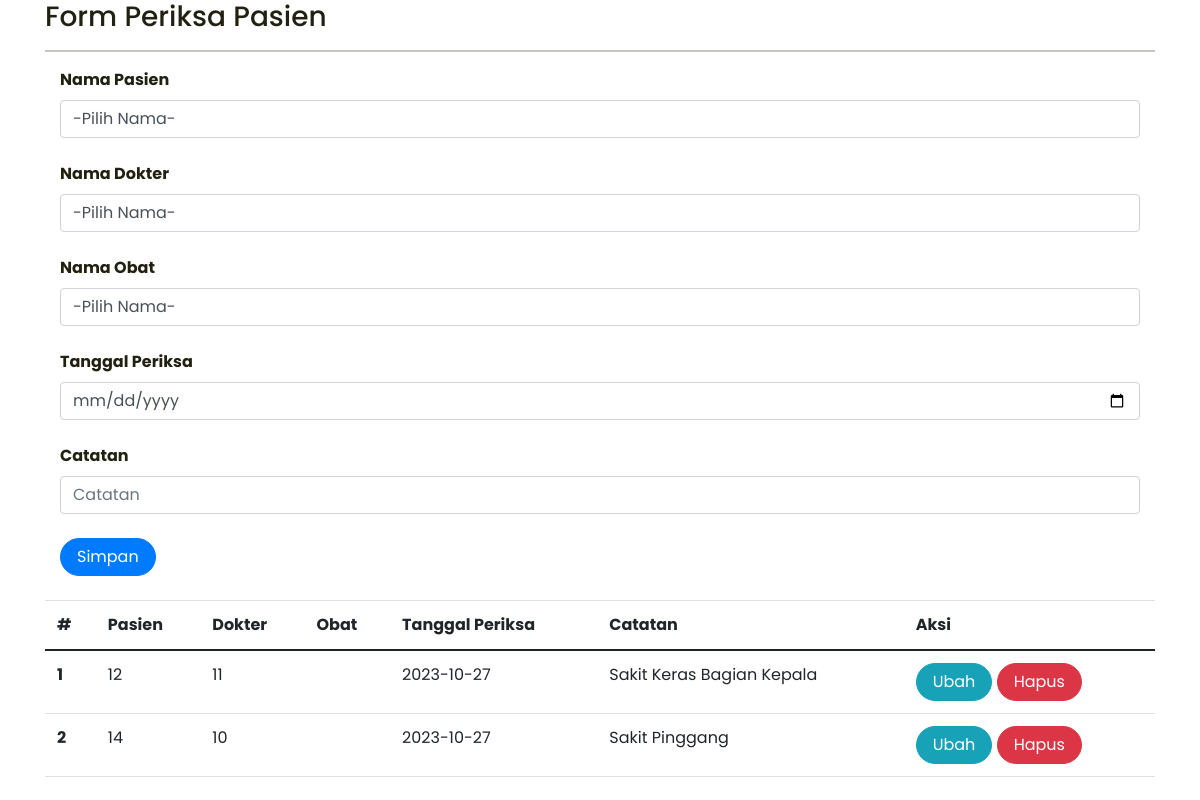
Screenshot of /dashboard/periksa.php with the database file from the repository.
### tables this page shows
CREATE TABLE `periksa` (
  `id` int(11) NOT NULL,
  `id_pasien` int(11) NOT NULL,
  `id_dokter` int(11) NOT NULL,
  `tgl_periksa` date NOT NULL,
  `catatan` text NOT NULL
);

### dashboard/periksa.php (the view, shortened to what this page needs)
<!DOCTYPE html>
<html lang="en">
<head>
    <link rel="stylesheet" href="assets/css/bootstrap.css">
    <link rel='stylesheet' href='styleku.css'>
    <link href="https://cdn.jsdelivr.net/npm/bootstrap@5.0.2/dist/css/bootstrap.min.css"
    rel="stylesheet"
>
</head>
<head>
    <link rel='stylesheet' href='https://cdnjs.cloudflare.com/ajax/libs/twitter-bootstrap/4.1.3/css/bootstrap.min.css'>
    <link rel='stylesheet' href='styleku.css'>
</head>
<div class="container">
<h3>
</h3>
<hr>
<form class="form" method="POST" action="" name="myForm" onsubmit="return(validate());">
    <?php
    $tgl_periksa = '';
    $catatan = '';
    ?>
    <div class="col">
    <label class="fw-bold">
                Nama Pasien
            </label>
    <select class="form-control" name="id_pasien" id="datanama" onchange="changeValue(this.value)">
        <option>-Pilih Nama-</option>
      </select>
    </div>
    <br>
    <div class="col">
    <label class="fw-bold">
                Nama Dokter
            </label>
    <select class="form-control" name="id_dokter" id="nama" onchange="changeValue(this.value)">
        <option>-Pilih Nama-</option>
      </select>
    </div>
    <br>
    <div class="col">
    <label class="fw-bold">
                Nama Obat
            </label>
    <select class="form-control" name="id_obat" id="nama_obat" onchange="changeValue(this.value)">
        <option>-Pilih Nama-</option>
        <?php
        include 'koneksi.php';
        ?>
      </select>
    </div>
    <br>
        <div class="col">
            <label for="inputTglPeriksa" class="form-label fw-bold">
                Tanggal Periksa
            </label>
            <input type="date" class="form-control" name="tgl_periksa" id="inputTanggal" placeholder="TanggalPeriksa" value="<?php echo $tgl_periksa ?>">
        </div>
    <br>
        <div class="col">
            <label for="inputCatatan" class="form-label fw-bold">
                Catatan
            </label>
            <input type="text" class="form-control" name="catatan" id="inputCatatan" placeholder="Catatan" value="<?php echo $catatan ?>">
        </div>
        <br>
        <div class="col">
            <button type="submit" class="btn btn-primary rounded-pill px-3" name="simpan">Simpan</button>
        </div>
</form>
<table class="table table-hover">
    <thead>
        <tr>
            <th scope="col">#</th>
            <th scope="col">Pasien</th>
            <th scope="col">Dokter</th>
            <th scope="col">Obat</th>
            <th scope="col">Tanggal Periksa</th>
            <th scope="col">Catatan</th>
            <th scope="col">Aksi</th>
        </tr>
    </thead>
    <tbody>
        <?php
        $result = mysqli_query(
            $koneksi,"SELECT * FROM periksa ORDER BY id_pasien"
            );
        $no = 1;
        foreach ($result as $data){
        ?>
            <tr>
                <th scope="row"><?php echo $no++ ?></th>
                <td><?php echo htmlspecialchars($data['id_pasien']) ?></td>
                <td><?php echo htmlspecialchars($data['id_dokter']) ?></td>
                <td><?php echo htmlspecialchars($data['id_obat']) ?></td>
                <td><?php echo htmlspecialchars($data['tgl_periksa']) ?></td>
                <td><?php echo htmlspecialchars($data['catatan']) ?></td>
                <td>
                    <a class="btn btn-info rounded-pill px-3"
                    href="periksa.php?id=<?php echo $data['id'] ?>">Ubah
                    </a>
                    <a class="btn btn-danger rounded-pill px-3"
                    href="periksa.php?id=<?php echo $data['id'] ?>&aksi=hapus">Hapus
                    </a>
                </td>
            </tr>
        <?php
        }
        ?>
    </tbody>
</table>
</body>
</html>

### rows the page displays
periksa: id_pasien "12", id_dokter "11", tgl_periksa "2023-10-27", catatan "Sakit Keras Bagian Kepala"
periksa: id_pasien "14", id_dokter "10", tgl_periksa "2023-10-27", catatan "Sakit Pinggang"
